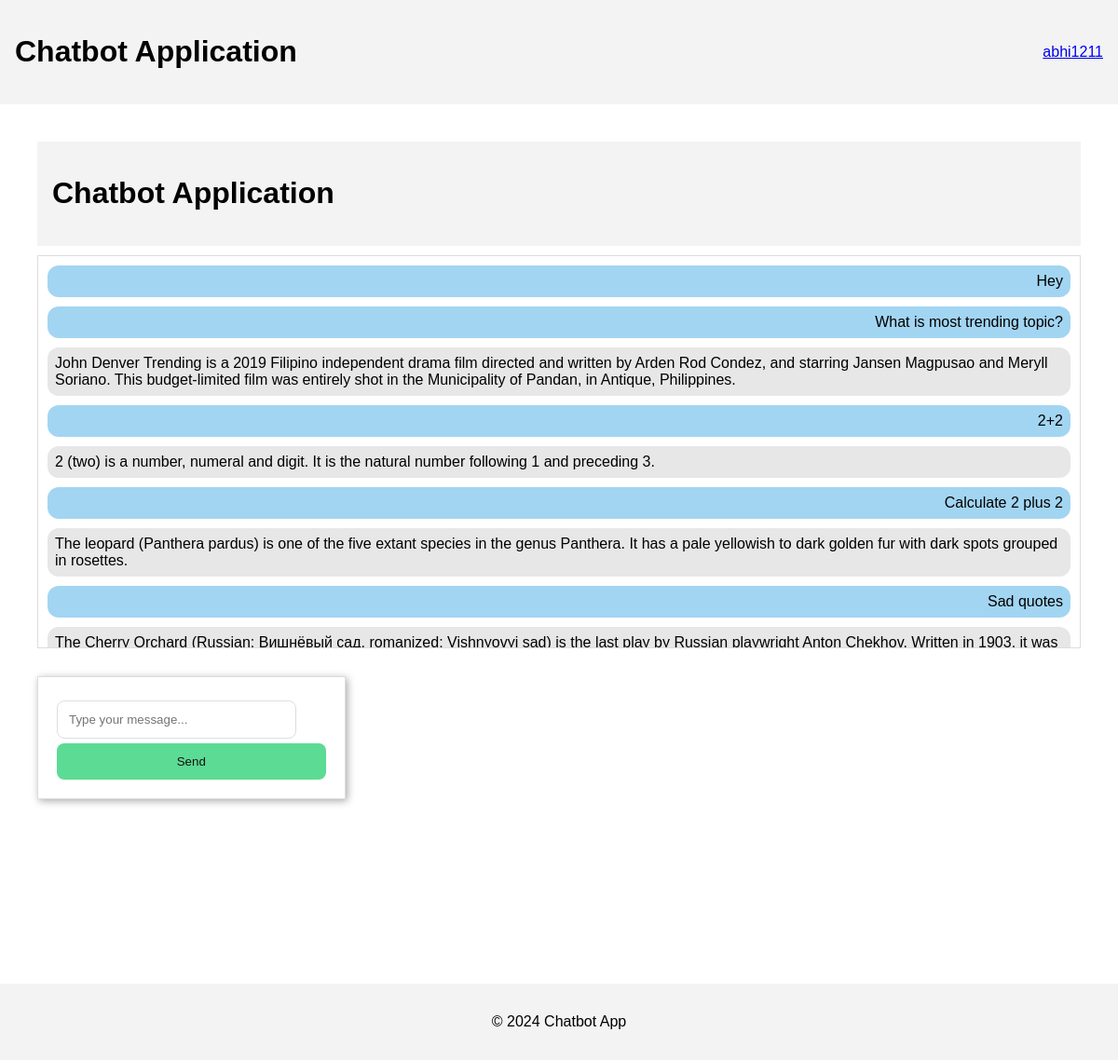
/chatbot/home/ (signed in), run on the app's committed database.
### chatbot_app/models.py (models this page shows, shortened)
class ChatMessage(models.Model):
    text = models.TextField()
    created_at = models.DateTimeField(auto_now_add=True)
    user = models.ForeignKey(User, on_delete=models.CASCADE)
    is_user = models.BooleanField(default=True)  # True if message from user, False if from bot

### chatbot_app/views.py (the view)
# urls.py: path('home/', views.home, name='home'),
def home(request):
    if request.method == 'POST':
        form = MessageForm(request.POST)
        if form.is_valid():
            user_input = form.cleaned_data['message']
            ChatMessage.objects.create(text=user_input, user=request.user, is_user=True)
            response_text = process_user_input(user_input)  # Implement this function as needed
            ChatMessage.objects.create(text=response_text, user=request.user, is_user=False)
            return redirect('home')
    else:
        form = MessageForm()
    chat_history = ChatMessage.objects.filter(user=request.user).order_by('created_at')
    return render(request, 'home.html', {'form': form, 'chat_history': chat_history})

### chatbot_app/forms.py
class MessageForm(forms.Form):
    message = forms.CharField(label='Your message', max_length=1000)

### chatbot_app/templates/home.html (shortened to what this page needs)
{% extends "base.html" %}
{% load static %}
{% block content %}
<div class="main-content">
    <header class="chatbot-header">
        <h1>Chatbot Application</h1>
    </header>
    <section class="chatbot-interface">
        <div class="chat-window">
            <ul id="chatbox">
                {% for message in chat_history %}
                    <li class="{% if message.is_user %}user-message{% else %}chatbot-message{% endif %}">
                        {{ message.text }}
                    </li>
                {% endfor %}
            </ul>
        </div>
        <div class="user-input">
            <form method="post">
                <input id="userMessage" name="message" type="text" placeholder="Type your message..." autocomplete="off" required>
                <button type="submit">Send</button>
            </form>
        </div>
    </section>
</div>
{% endblock %}

### chatbot_app/templates/base.html (shortened to what this page needs)
{% load static %}
<!DOCTYPE html>
<html lang="en">
<head>
    <link rel="stylesheet" href="{% static 'css/style.css' %}">
</head>
<body>
    <header>
        <h1>Chatbot Application</h1>
        {% if user.is_authenticated %}
        <div class="user-info">
            <a href="#" onclick="toggleDropdown()">{{ user.username }}</a>
        </div>
        {% endif %}
    </header>
    <div class="layout">
        <div class="content">
            {% block content %}
            {% endblock %}
        </div>
    </div>
    <footer>
        <p>&copy; 2024 Chatbot App</p>
    </footer>
</body>
</html>

### chatbot_app/templates/sidebar.html (shortened to what this page needs)
{% load static %}

### static/css/style.css (style rules this page uses)
body { font-family: Arial, sans-serif; display: flex; min-height: 100vh; flex-direction: column; margin: 0; padding: 0; box-sizing: border-box; }
header { text-align: center; padding: 1em; background-color: #f3f3f3; display: flex; justify-content: space-between; align-items: center; }
.user-info { position: relative; display: flex; align-items: center; }
input[type="text"], input[type="password"] { width: calc(100% - 20px); padding: 10px; margin-bottom: 10px; }
button { width: 100%; padding: 10px; background-color: #5CDB95; color: white; border: none; cursor: pointer; }
header, footer { text-align: center; padding: 1em; background-color: #f3f3f3; }
.layout { display: flex; flex: 1; }
.content, .main-content { flex: 1; padding: 20px; }
.chatbot-interface { margin-top: 10px; }
.chat-window { height: 400px; border: 1px solid #ddd; background-color: #fff; overflow-y: auto; padding: 10px; margin-bottom: 10px; }
.chat-window ul { list-style-type: none; padding: 0; margin: 0; }
.chat-window li { margin-bottom: 10px; padding: 8px; border-radius: 12px; }
.chatbot-message { background-color: #e7e7e7; text-align: left; }
.user-message { background-color: #a2d5f2; text-align: right; align-self: flex-end; }
.user-input { display: flex; align-items: center; margin-top: 10px; }
.user-input input[type="text"] { flex-grow: 1; width: 80%; padding: 12px; margin-right: 10px; border: 1px solid #ddd; border-radius: 8px; background-color: #ffffff; color: #121212; }
.user-input button { padding: 12px 20px; background-color: #5CDB95; color: #121212; border: none; border-radius: 8px; cursor: pointer; transition: background-color 0.3s; }
form { margin: 20px 0; padding: 20px; border: 1px solid #ddd; box-shadow: 2px 2px 8px #aaa; }
input[type=text], input[type=password], input[type=number], input[type=email] { width: 50%; padding: 10px; margin: 5px 0; border: 1px solid #ddd; }
button { background-color: #5CDB95; color: white; border: none; padding: 10px 20px; cursor: pointer; }
ul { list-style-type: none; padding: 0; }
li { margin-bottom: 10px; }

### data on the page
ChatMessage: text "Hey"
ChatMessage: text "What is most trending topic?"
ChatMessage: text "John Denver Trending is a 2019 Filipino independent drama film directed and written by Arden Rod Condez, and starring Jansen Magpusao and Meryll Soriano. This budget-limited film was entirely shot in the Municipality of Pandan, in Antique, Philippines."
ChatMessage: text "2+2"
ChatMessage: text "2 (two) is a number, numeral and digit. It is the natural number following 1 and preceding 3."
ChatMessage: text "Calculate 2 plus 2"
ChatMessage: text "The leopard (Panthera pardus) is one of the five extant species in the genus Panthera. It has a pale yellowish to dark golden fur with dark spots grouped in rosettes."
ChatMessage: text "Sad quotes"
ChatMessage: text "The Cherry Orchard (Russian: Вишнёвый сад, romanized: Vishnyovyi sad) is the last play by Russian playwright Anton Chekhov. Written in 1903, it was…"

### other printed values
{{ user.username }} "abhi1211"
